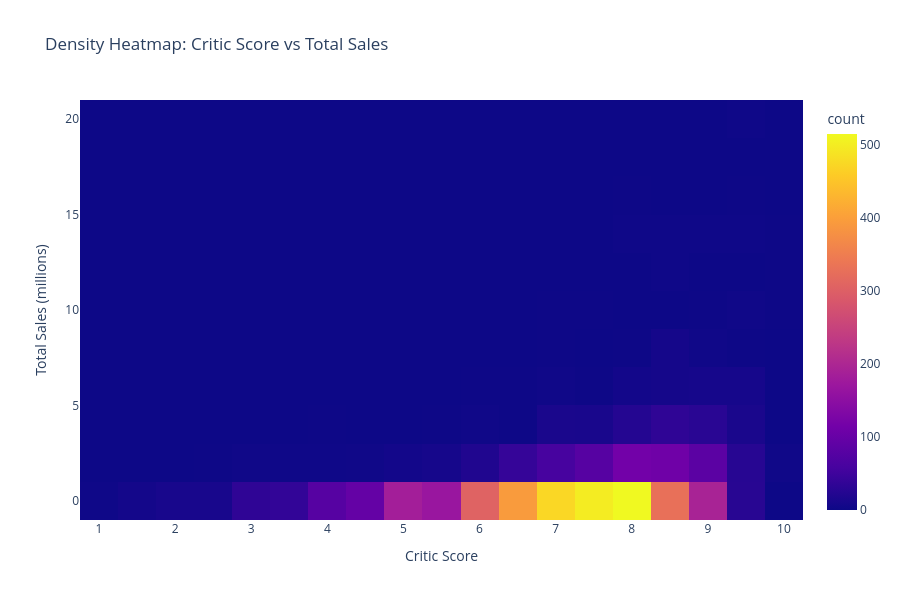

Notebook code cell kept with this figure:
### Code cell
df_clean = df[["critic_score", "total_sales"]].dropna()
corr = df_clean["critic_score"].corr(df_clean["total_sales"])

fig = px.density_heatmap(
    df_clean,
    x="critic_score",
    y="total_sales",
    nbinsx=20,
    nbinsy=20,
    title="Density Heatmap: Critic Score vs Total Sales",
    labels={
        "critic_score": "Critic Score",
        "total_sales": "Total Sales (millions)"
    }
)

fig.update_layout(
    height = 600
)

fig.show()

### Figure 1 — Plotly figure (JSON) as saved in the notebook; plotly's stock layout.template omitted (floating-point values rounded to 4 significant figures; data arrays with more than 128 entries replaced by an {"elided": "..."} marker saying what was removed)
{"data": [{"coloraxis": "coloraxis", "hovertemplate": "Critic Score=%{x}<br>Total Sales (millions)=%{y}<br>count=%{z}<extra></extra>", "name": "", "nbinsx": 20, "nbinsy": 20, "type": "histogram2d", "x": {"elided": "4126 float values"}, "xaxis": "x", "xbingroup": "x", "y": {"elided": "4126 float values"}, "yaxis": "y", "ybingroup": "y"}], "layout": {"coloraxis": {"colorbar": {"title": {"text": "count"}}, "colorscale": [[0, "#0d0887"], [0.1111, "#46039f"], [0.2222, "#7201a8"], [0.3333, "#9c179e"], [0.4444, "#bd3786"], [0.5556, "#d8576b"], [0.6667, "#ed7953"], [0.7778, "#fb9f3a"], [0.8889, "#fdca26"], [1, "#f0f921"]]}, "height": 600, "legend": {"tracegroupgap": 0}, "title": {"text": "Density Heatmap: Critic Score vs Total Sales"}, "xaxis": {"anchor": "y", "domain": [0, 1], "title": {"text": "Critic Score"}}, "yaxis": {"anchor": "x", "domain": [0, 1], "title": {"text": "Total Sales (millions)"}}}}
